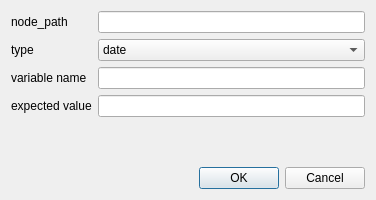
<?xml version="1.0" encoding="UTF-8"?>
<ui version="4.0">
 <class>AddVariableWidget</class>
 <widget class="QWidget" name="AddVariableWidget">
  <property name="geometry">
   <rect>
    <x>0</x>
    <y>0</y>
    <width>376</width>
    <height>200</height>
   </rect>
  </property>
  <property name="windowTitle">
   <string>Add variable</string>
  </property>
  <layout class="QGridLayout" name="gridLayout">
   <item row="3" column="0">
    <spacer name="horizontalSpacer">
     <property name="orientation">
      <enum>Qt::Horizontal</enum>
     </property>
     <property name="sizeHint" stdset="0">
      <size>
       <width>183</width>
       <height>20</height>
      </size>
     </property>
    </spacer>
   </item>
   <item row="3" column="1">
    <widget class="QDialogButtonBox" name="button_box">
     <property name="standardButtons">
      <set>QDialogButtonBox::Cancel|QDialogButtonBox::Ok</set>
     </property>
    </widget>
   </item>
   <item row="0" column="0" colspan="2">
    <layout class="QGridLayout" name="gridLayout_3">
     <item row="0" column="0">
      <widget class="QLabel" name="label_11">
       <property name="text">
        <string>node_path</string>
       </property>
      </widget>
     </item>
     <item row="0" column="1">
      <widget class="QLineEdit" name="node_path_line_edit"/>
     </item>
     <item row="1" column="0">
      <widget class="QLabel" name="label_12">
       <property name="text">
        <string>type</string>
       </property>
      </widget>
     </item>
     <item row="1" column="1">
      <widget class="QComboBox" name="type_combo_box">
       <item>
        <property name="text">
         <string>date</string>
        </property>
       </item>
      </widget>
     </item>
     <item row="2" column="0">
      <widget class="QLabel" name="label_13">
       <property name="text">
        <string>variable name</string>
       </property>
      </widget>
     </item>
     <item row="2" column="1">
      <widget class="QLineEdit" name="variable_name_line_edit"/>
     </item>
     <item row="3" column="0">
      <widget class="QLabel" name="label_14">
       <property name="text">
        <string>expected value</string>
       </property>
      </widget>
     </item>
     <item row="3" column="1">
      <widget class="QLineEdit" name="expected_value_line_edit"/>
     </item>
    </layout>
   </item>
   <item row="2" column="0">
    <spacer name="verticalSpacer">
     <property name="orientation">
      <enum>Qt::Vertical</enum>
     </property>
     <property name="sizeHint" stdset="0">
      <size>
       <width>20</width>
       <height>42</height>
      </size>
     </property>
    </spacer>
   </item>
  </layout>
 </widget>
 <resources/>
 <connections/>
</ui>
